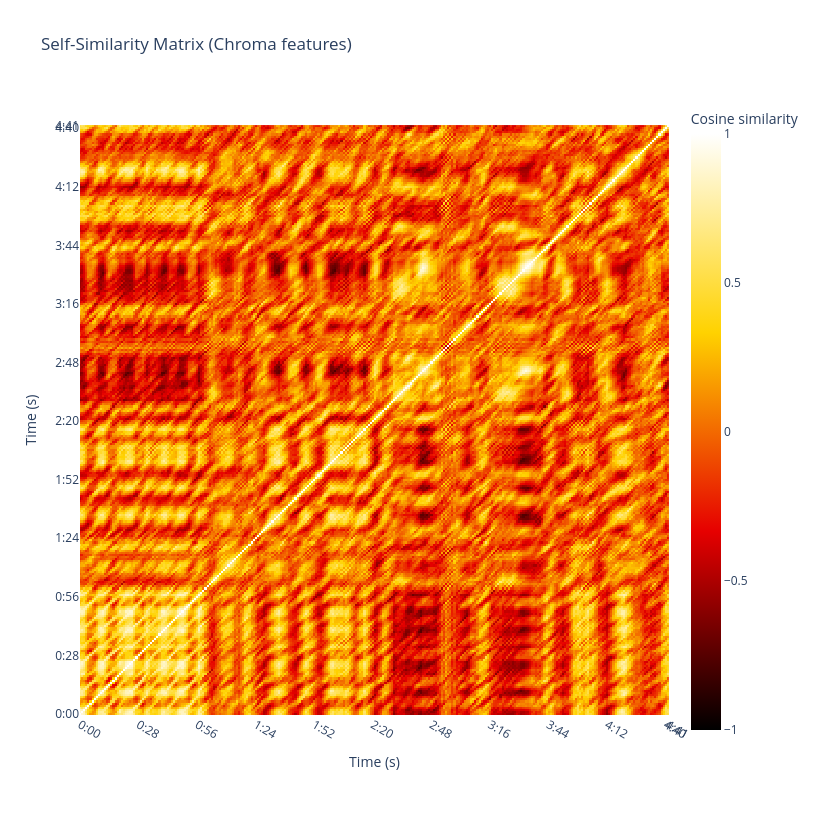

The notebook cell this image was saved under:
### Code cell
from audiospylt.ssm import run_notebook

# Local path OR URL (http(s)://...)
result = run_notebook(
    "C:/Users/egorp/Nextcloud/code/playground/chant1.wav",
    resample=False,
    custom_sr=44100,
    analysis_method="chroma",  # "chroma" | "mfcc" | "chroma+mfcc"
    window_sec=1.0,
    mfcc_start=0,
    mfcc_end=20,  # exclusive (0..19)
    diagonal_smooth_width=5,
)

# Optional: access the matrix
# ssm_matrix = None if result is None else result["ssm"]

### Figure 1 — Plotly figure (JSON) as saved in the notebook; plotly's stock layout.template omitted (floating-point values rounded to 4 significant figures; data arrays with more than 128 entries replaced by an {"elided": "..."} marker saying what was removed)
{"data": [{"coloraxis": "coloraxis", "hovertemplate": "Time (s): %{x}<br>Time (s): %{y}<br>Cosine similarity: %{z}<extra></extra>", "name": "0", "type": "heatmap", "x": {"elided": "282 float values"}, "xaxis": "x", "y": {"elided": "282 float values"}, "yaxis": "y", "z": {"elided": "282x282 float values"}}], "layout": {"coloraxis": {"cmax": 1, "cmin": -1, "colorbar": {"title": {"text": "Cosine similarity"}}, "colorscale": [[0, "rgb(0,0,0)"], [0.3333, "rgb(230,0,0)"], [0.6667, "rgb(255,210,0)"], [1, "rgb(255,255,255)"]]}, "height": 820, "title": {"text": "Self-Similarity Matrix (Chroma features)"}, "width": 820, "xaxis": {"anchor": "y", "constrain": "domain", "domain": [0, 1], "range": [0, 281.6], "scaleanchor": "y", "tickmode": "array", "ticktext": ["0:00", "0:28", "0:56", "1:24", "1:52", "2:20", "2:48", "3:16", "3:44", "4:12", "4:40", "4:41"], "tickvals": [0.0, 28.0, 56.0, 84.0, 112.0, 140.0, 168.0, 196.0, 224.0, 252.0, 280.0, 281.0], "title": {"text": "Time (s)"}}, "yaxis": {"anchor": "x", "autorange": true, "constrain": "domain", "domain": [0, 1], "range": [0, 281.6], "tickmode": "array", "ticktext": ["0:00", "0:28", "0:56", "1:24", "1:52", "2:20", "2:48", "3:16", "3:44", "4:12", "4:40", "4:41"], "tickvals": [0.0, 28.0, 56.0, 84.0, 112.0, 140.0, 168.0, 196.0, 224.0, 252.0, 280.0, 281.0], "title": {"text": "Time (s)"}}}}
